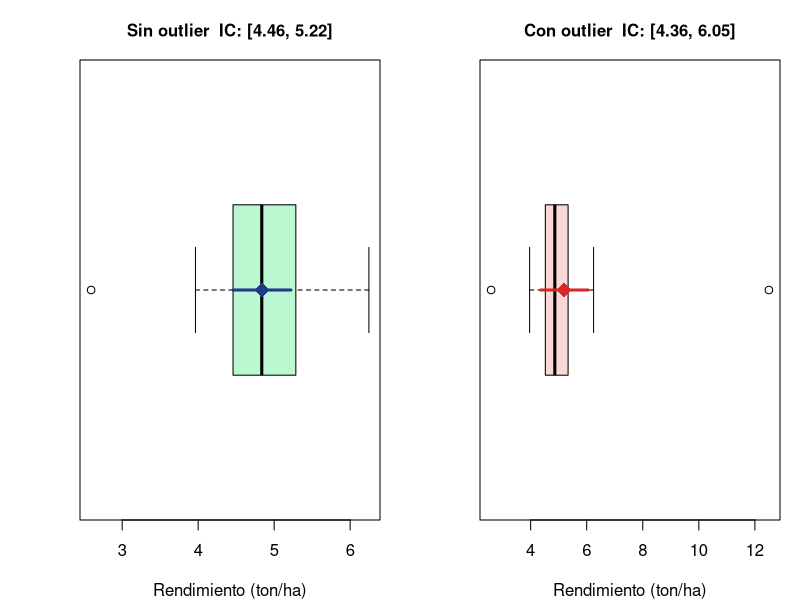

This figure's R source:
## ---- chunk 1
#| echo: false
#| fig-width: 11
#| fig-height: 4.0
#| fig-align: center
set.seed(8)
x_normal  <- rnorm(20, mean=5, sd=0.8)
x_outlier <- c(x_normal, 12.5)   # un outlier extremo

par(mfrow=c(1,2), mar=c(4, 4, 3, 1), family="sans")

# Sin outlier
ic1 <- mean(x_normal) + c(-1,1)*qt(0.975,length(x_normal)-1)*
       sd(x_normal)/sqrt(length(x_normal))
boxplot(x_normal, horizontal=TRUE, col="#bbf7d0",
        main=paste0("Sin outlier  IC: [",round(ic1[1],2),", ",round(ic1[2],2),"]"),
        xlab="Rendimiento (ton/ha)", cex.main=1.0)
segments(ic1[1],1,ic1[2],1, col="#1e3a8a", lwd=3)
points(mean(x_normal),1,pch=18,cex=2,col="#1e3a8a")

# Con outlier
ic2 <- mean(x_outlier) + c(-1,1)*qt(0.975,length(x_outlier)-1)*
       sd(x_outlier)/sqrt(length(x_outlier))
boxplot(x_outlier, horizontal=TRUE, col="#fad8d8",
        main=paste0("Con outlier  IC: [",round(ic2[1],2),", ",round(ic2[2],2),"]"),
        xlab="Rendimiento (ton/ha)", cex.main=1.0)
segments(ic2[1],1,ic2[2],1, col="#dc2626", lwd=3)
points(mean(x_outlier),1,pch=18,cex=2,col="#dc2626")

cat("Amplitud sin outlier:", round(diff(ic1),3), "\n")
cat("Amplitud con outlier:", round(diff(ic2),3), "\n")
